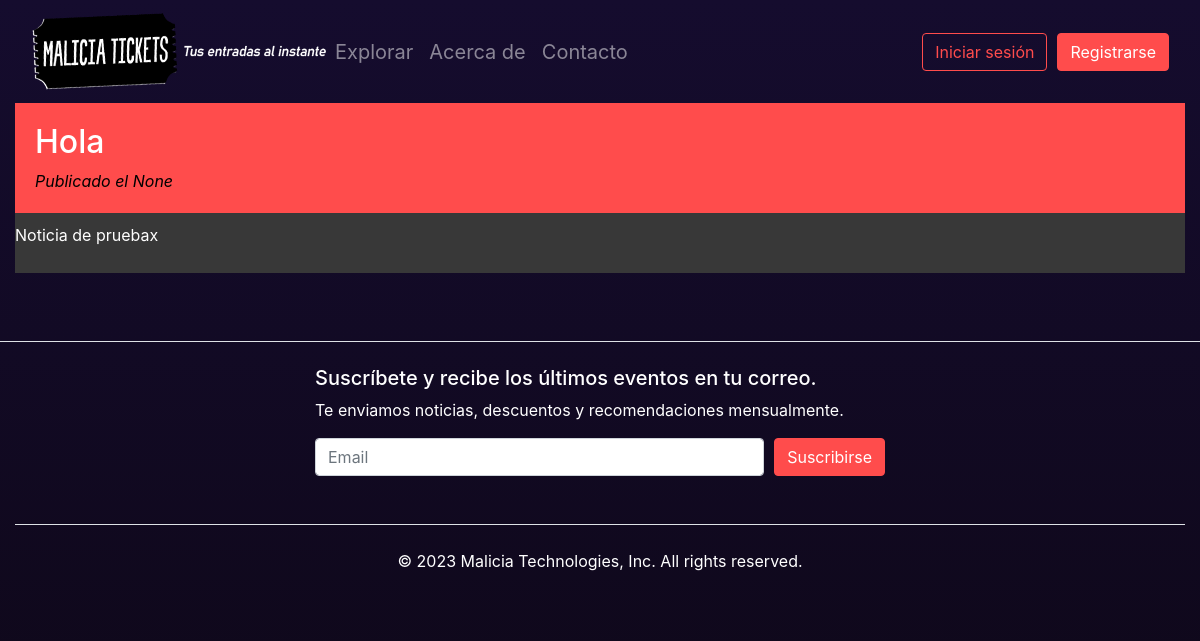
The page /noticias/noticia/1/ on the database its author committed.
### blog/models.py (models this page shows, shortened)
class Post(models.Model):
    autor = models.ForeignKey('auth.User', on_delete=models.CASCADE)
    titulo = models.CharField(max_length=200)
    texto = models.TextField()
    fecha_publicacion = models.DateTimeField(blank=True, null=True)

### blog/views.py (the view)
# urls.py: path('noticia/<int:pk>/', views.noticia, name='noticia'),
def noticia(request, pk):
    post = get_object_or_404(Post, pk=pk)
    return render(request, 'blog/noticia.html', {'post': post})

### templates/blog/noticia.html (shortened to what this page needs)
{% extends 'base.html' %}
{% block content %}
    <div class="post">
        <div class="banner-seccion">
            <h2>{{ post.titulo }}</h2>
            <i>Publicado el {{ post.fecha_publicacion }}</i>
        </div>
        <div class="row noticia">
            <p>{{ post.texto|linebreaksbr }}</p>
        </div>
    </div>
{% endblock %}

### static/css/estilo.css (style rules this page uses)
body { background: linear-gradient(rgb(21, 12, 46),rgb(15, 8, 27)); overflow-x: hidden; }
h1,h2,h3,h4,h5,p { color:white; }
.banner-seccion { background-color: hsl(0, 100%, 65%); color:black; padding:20px; }
.noticia { color:white; background-color: rgb(56, 56, 56); margin: auto; padding-top: 10px; padding-right: 10px; padding-bottom: 10px; margin-bottom: 20px; text-align: justify; }

### rows shown on the page
Post: titulo "Hola", fecha_publicacion "None", texto "Noticia de pruebax"
